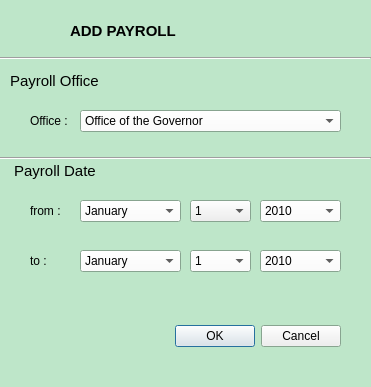
<?xml version="1.0" encoding="UTF-8"?>
<ui version="4.0">
 <class>Dialog</class>
 <widget class="QDialog" name="Dialog">
  <property name="geometry">
   <rect>
    <x>0</x>
    <y>0</y>
    <width>371</width>
    <height>387</height>
   </rect>
  </property>
  <property name="minimumSize">
   <size>
    <width>371</width>
    <height>387</height>
   </size>
  </property>
  <property name="maximumSize">
   <size>
    <width>371</width>
    <height>387</height>
   </size>
  </property>
  <property name="palette">
   <palette>
    <active>
     <colorrole role="Base">
      <brush brushstyle="SolidPattern">
       <color alpha="255">
        <red>255</red>
        <green>255</green>
        <blue>255</blue>
       </color>
      </brush>
     </colorrole>
     <colorrole role="Window">
      <brush brushstyle="SolidPattern">
       <color alpha="255">
        <red>190</red>
        <green>230</green>
        <blue>201</blue>
       </color>
      </brush>
     </colorrole>
    </active>
    <inactive>
     <colorrole role="Base">
      <brush brushstyle="SolidPattern">
       <color alpha="255">
        <red>255</red>
        <green>255</green>
        <blue>255</blue>
       </color>
      </brush>
     </colorrole>
     <colorrole role="Window">
      <brush brushstyle="SolidPattern">
       <color alpha="255">
        <red>190</red>
        <green>230</green>
        <blue>201</blue>
       </color>
      </brush>
     </colorrole>
    </inactive>
    <disabled>
     <colorrole role="Base">
      <brush brushstyle="SolidPattern">
       <color alpha="255">
        <red>190</red>
        <green>230</green>
        <blue>201</blue>
       </color>
      </brush>
     </colorrole>
     <colorrole role="Window">
      <brush brushstyle="SolidPattern">
       <color alpha="255">
        <red>190</red>
        <green>230</green>
        <blue>201</blue>
       </color>
      </brush>
     </colorrole>
    </disabled>
   </palette>
  </property>
  <property name="windowTitle">
   <string>Payroll Record</string>
  </property>
  <widget class="QDialogButtonBox" name="buttonBox">
   <property name="geometry">
    <rect>
     <x>10</x>
     <y>320</y>
     <width>331</width>
     <height>32</height>
    </rect>
   </property>
   <property name="orientation">
    <enum>Qt::Horizontal</enum>
   </property>
   <property name="standardButtons">
    <set>QDialogButtonBox::Cancel|QDialogButtonBox::Ok</set>
   </property>
  </widget>
  <widget class="QLabel" name="label_3">
   <property name="geometry">
    <rect>
     <x>10</x>
     <y>160</y>
     <width>351</width>
     <height>21</height>
    </rect>
   </property>
   <property name="font">
    <font>
     <pointsize>11</pointsize>
    </font>
   </property>
   <property name="text">
    <string> Payroll Date </string>
   </property>
  </widget>
  <widget class="QLabel" name="label_5">
   <property name="geometry">
    <rect>
     <x>70</x>
     <y>20</y>
     <width>351</width>
     <height>21</height>
    </rect>
   </property>
   <property name="font">
    <font>
     <pointsize>11</pointsize>
     <weight>75</weight>
     <bold>true</bold>
    </font>
   </property>
   <property name="text">
    <string>ADD PAYROLL</string>
   </property>
  </widget>
  <widget class="QPushButton" name="logo">
   <property name="geometry">
    <rect>
     <x>10</x>
     <y>10</y>
     <width>41</width>
     <height>41</height>
    </rect>
   </property>
   <property name="text">
    <string/>
   </property>
   <property name="icon">
    <iconset resource="icons.qrc">
     <normaloff>:/icons/xls.png</normaloff>
     <disabledoff>:/icons/xls.png</disabledoff>:/icons/xls.png</iconset>
   </property>
   <property name="iconSize">
    <size>
     <width>30</width>
     <height>30</height>
    </size>
   </property>
   <property name="flat">
    <bool>true</bool>
   </property>
  </widget>
  <widget class="QLabel" name="label_4">
   <property name="geometry">
    <rect>
     <x>30</x>
     <y>200</y>
     <width>91</width>
     <height>21</height>
    </rect>
   </property>
   <property name="font">
    <font>
     <pointsize>9</pointsize>
    </font>
   </property>
   <property name="text">
    <string>from :</string>
   </property>
  </widget>
  <widget class="QComboBox" name="from_month">
   <property name="geometry">
    <rect>
     <x>80</x>
     <y>200</y>
     <width>101</width>
     <height>22</height>
    </rect>
   </property>
   <property name="palette">
    <palette>
     <active>
      <colorrole role="Button">
       <brush brushstyle="SolidPattern">
        <color alpha="255">
         <red>255</red>
         <green>255</green>
         <blue>255</blue>
        </color>
       </brush>
      </colorrole>
      <colorrole role="AlternateBase">
       <brush brushstyle="SolidPattern">
        <color alpha="255">
         <red>255</red>
         <green>255</green>
         <blue>255</blue>
        </color>
       </brush>
      </colorrole>
     </active>
     <inactive>
      <colorrole role="Button">
       <brush brushstyle="SolidPattern">
        <color alpha="255">
         <red>255</red>
         <green>255</green>
         <blue>255</blue>
        </color>
       </brush>
      </colorrole>
      <colorrole role="AlternateBase">
       <brush brushstyle="SolidPattern">
        <color alpha="255">
         <red>255</red>
         <green>255</green>
         <blue>255</blue>
        </color>
       </brush>
      </colorrole>
     </inactive>
     <disabled>
      <colorrole role="Button">
       <brush brushstyle="SolidPattern">
        <color alpha="255">
         <red>255</red>
         <green>255</green>
         <blue>255</blue>
        </color>
       </brush>
      </colorrole>
      <colorrole role="AlternateBase">
       <brush brushstyle="SolidPattern">
        <color alpha="255">
         <red>255</red>
         <green>255</green>
         <blue>255</blue>
        </color>
       </brush>
      </colorrole>
     </disabled>
    </palette>
   </property>
   <item>
    <property name="text">
     <string>January</string>
    </property>
   </item>
   <item>
    <property name="text">
     <string>February</string>
    </property>
   </item>
   <item>
    <property name="text">
     <string>March</string>
    </property>
   </item>
   <item>
    <property name="text">
     <string>April</string>
    </property>
   </item>
   <item>
    <property name="text">
     <string>May</string>
    </property>
   </item>
   <item>
    <property name="text">
     <string>June</string>
    </property>
   </item>
   <item>
    <property name="text">
     <string>July</string>
    </property>
   </item>
   <item>
    <property name="text">
     <string>August</string>
    </property>
   </item>
   <item>
    <property name="text">
     <string>September</string>
    </property>
   </item>
   <item>
    <property name="text">
     <string>October</string>
    </property>
   </item>
   <item>
    <property name="text">
     <string>November</string>
    </property>
   </item>
   <item>
    <property name="text">
     <string>December</string>
    </property>
   </item>
  </widget>
  <widget class="QLabel" name="to_labe">
   <property name="geometry">
    <rect>
     <x>30</x>
     <y>250</y>
     <width>91</width>
     <height>21</height>
    </rect>
   </property>
   <property name="font">
    <font>
     <pointsize>9</pointsize>
    </font>
   </property>
   <property name="text">
    <string>to :</string>
   </property>
  </widget>
  <widget class="QComboBox" name="to_month">
   <property name="geometry">
    <rect>
     <x>80</x>
     <y>250</y>
     <width>101</width>
     <height>22</height>
    </rect>
   </property>
   <property name="palette">
    <palette>
     <active>
      <colorrole role="Button">
       <brush brushstyle="SolidPattern">
        <color alpha="255">
         <red>255</red>
         <green>255</green>
         <blue>255</blue>
        </color>
       </brush>
      </colorrole>
      <colorrole role="AlternateBase">
       <brush brushstyle="SolidPattern">
        <color alpha="255">
         <red>255</red>
         <green>255</green>
         <blue>255</blue>
        </color>
       </brush>
      </colorrole>
     </active>
     <inactive>
      <colorrole role="Button">
       <brush brushstyle="SolidPattern">
        <color alpha="255">
         <red>255</red>
         <green>255</green>
         <blue>255</blue>
        </color>
       </brush>
      </colorrole>
      <colorrole role="AlternateBase">
       <brush brushstyle="SolidPattern">
        <color alpha="255">
         <red>255</red>
         <green>255</green>
         <blue>255</blue>
        </color>
       </brush>
      </colorrole>
     </inactive>
     <disabled>
      <colorrole role="Button">
       <brush brushstyle="SolidPattern">
        <color alpha="255">
         <red>255</red>
         <green>255</green>
         <blue>255</blue>
        </color>
       </brush>
      </colorrole>
      <colorrole role="AlternateBase">
       <brush brushstyle="SolidPattern">
        <color alpha="255">
         <red>255</red>
         <green>255</green>
         <blue>255</blue>
        </color>
       </brush>
      </colorrole>
     </disabled>
    </palette>
   </property>
   <item>
    <property name="text">
     <string>January</string>
    </property>
   </item>
   <item>
    <property name="text">
     <string>February</string>
    </property>
   </item>
   <item>
    <property name="text">
     <string>March</string>
    </property>
   </item>
   <item>
    <property name="text">
     <string>April</string>
    </property>
   </item>
   <item>
    <property name="text">
     <string>May</string>
    </property>
   </item>
   <item>
    <property name="text">
     <string>June</string>
    </property>
   </item>
   <item>
    <property name="text">
     <string>July</string>
    </property>
   </item>
   <item>
    <property name="text">
     <string>August</string>
    </property>
   </item>
   <item>
    <property name="text">
     <string>September</string>
    </property>
   </item>
   <item>
    <property name="text">
     <string>October</string>
    </property>
   </item>
   <item>
    <property name="text">
     <string>November</string>
    </property>
   </item>
   <item>
    <property name="text">
     <string>December</string>
    </property>
   </item>
  </widget>
  <widget class="QComboBox" name="from_year">
   <property name="geometry">
    <rect>
     <x>260</x>
     <y>200</y>
     <width>81</width>
     <height>22</height>
    </rect>
   </property>
   <property name="palette">
    <palette>
     <active>
      <colorrole role="Button">
       <brush brushstyle="SolidPattern">
        <color alpha="255">
         <red>255</red>
         <green>255</green>
         <blue>255</blue>
        </color>
       </brush>
      </colorrole>
      <colorrole role="AlternateBase">
       <brush brushstyle="SolidPattern">
        <color alpha="255">
         <red>255</red>
         <green>255</green>
         <blue>255</blue>
        </color>
       </brush>
      </colorrole>
     </active>
     <inactive>
      <colorrole role="Button">
       <brush brushstyle="SolidPattern">
        <color alpha="255">
         <red>255</red>
         <green>255</green>
         <blue>255</blue>
        </color>
       </brush>
      </colorrole>
      <colorrole role="AlternateBase">
       <brush brushstyle="SolidPattern">
        <color alpha="255">
         <red>255</red>
         <green>255</green>
         <blue>255</blue>
        </color>
       </brush>
      </colorrole>
     </inactive>
     <disabled>
      <colorrole role="Button">
       <brush brushstyle="SolidPattern">
        <color alpha="255">
         <red>255</red>
         <green>255</green>
         <blue>255</blue>
        </color>
       </brush>
      </colorrole>
      <colorrole role="AlternateBase">
       <brush brushstyle="SolidPattern">
        <color alpha="255">
         <red>255</red>
         <green>255</green>
         <blue>255</blue>
        </color>
       </brush>
      </colorrole>
     </disabled>
    </palette>
   </property>
   <item>
    <property name="text">
     <string>2010</string>
    </property>
   </item>
   <item>
    <property name="text">
     <string>2011</string>
    </property>
   </item>
   <item>
    <property name="text">
     <string>2012</string>
    </property>
   </item>
   <item>
    <property name="text">
     <string>2013</string>
    </property>
   </item>
   <item>
    <property name="text">
     <string>2014</string>
    </property>
   </item>
   <item>
    <property name="text">
     <string>2015</string>
    </property>
   </item>
   <item>
    <property name="text">
     <string>2016</string>
    </property>
   </item>
   <item>
    <property name="text">
     <string>2017</string>
    </property>
   </item>
   <item>
    <property name="text">
     <string>2018</string>
    </property>
   </item>
   <item>
    <property name="text">
     <string>2019</string>
    </property>
   </item>
   <item>
    <property name="text">
     <string>2020</string>
    </property>
   </item>
   <item>
    <property name="text">
     <string>2021</string>
    </property>
   </item>
   <item>
    <property name="text">
     <string>2022</string>
    </property>
   </item>
   <item>
    <property name="text">
     <string>2023</string>
    </property>
   </item>
   <item>
    <property name="text">
     <string>2024</string>
    </property>
   </item>
   <item>
    <property name="text">
     <string>2025</string>
    </property>
   </item>
   <item>
    <property name="text">
     <string>2026</string>
    </property>
   </item>
   <item>
    <property name="text">
     <string>2027</string>
    </property>
   </item>
   <item>
    <property name="text">
     <string>2028</string>
    </property>
   </item>
   <item>
    <property name="text">
     <string>2029</string>
    </property>
   </item>
   <item>
    <property name="text">
     <string>2030</string>
    </property>
   </item>
   <item>
    <property name="text">
     <string>2031</string>
    </property>
   </item>
   <item>
    <property name="text">
     <string>2032</string>
    </property>
   </item>
   <item>
    <property name="text">
     <string>2033</string>
    </property>
   </item>
   <item>
    <property name="text">
     <string>2034</string>
    </property>
   </item>
   <item>
    <property name="text">
     <string>2035</string>
    </property>
   </item>
   <item>
    <property name="text">
     <string>2036</string>
    </property>
   </item>
   <item>
    <property name="text">
     <string>2037</string>
    </property>
   </item>
   <item>
    <property name="text">
     <string>2038</string>
    </property>
   </item>
   <item>
    <property name="text">
     <string>2039</string>
    </property>
   </item>
   <item>
    <property name="text">
     <string>2040</string>
    </property>
   </item>
   <item>
    <property name="text">
     <string>2041</string>
    </property>
   </item>
   <item>
    <property name="text">
     <string>2042</string>
    </property>
   </item>
   <item>
    <property name="text">
     <string>2043</string>
    </property>
   </item>
   <item>
    <property name="text">
     <string>2044</string>
    </property>
   </item>
   <item>
    <property name="text">
     <string>2045</string>
    </property>
   </item>
   <item>
    <property name="text">
     <string>2046</string>
    </property>
   </item>
   <item>
    <property name="text">
     <string>2047</string>
    </property>
   </item>
   <item>
    <property name="text">
     <string>2048</string>
    </property>
   </item>
   <item>
    <property name="text">
     <string>2049</string>
    </property>
   </item>
   <item>
    <property name="text">
     <string>2050</string>
    </property>
   </item>
  </widget>
  <widget class="QComboBox" name="to_year">
   <property name="geometry">
    <rect>
     <x>260</x>
     <y>250</y>
     <width>81</width>
     <height>22</height>
    </rect>
   </property>
   <property name="palette">
    <palette>
     <active>
      <colorrole role="Button">
       <brush brushstyle="SolidPattern">
        <color alpha="255">
         <red>255</red>
         <green>255</green>
         <blue>255</blue>
        </color>
       </brush>
      </colorrole>
      <colorrole role="AlternateBase">
       <brush brushstyle="SolidPattern">
        <color alpha="255">
         <red>255</red>
         <green>255</green>
         <blue>255</blue>
        </color>
       </brush>
      </colorrole>
     </active>
     <inactive>
      <colorrole role="Button">
       <brush brushstyle="SolidPattern">
        <color alpha="255">
         <red>255</red>
         <green>255</green>
         <blue>255</blue>
        </color>
       </brush>
      </colorrole>
      <colorrole role="AlternateBase">
       <brush brushstyle="SolidPattern">
        <color alpha="255">
         <red>255</red>
         <green>255</green>
         <blue>255</blue>
        </color>
       </brush>
      </colorrole>
     </inactive>
     <disabled>
      <colorrole role="Button">
       <brush brushstyle="SolidPattern">
        <color alpha="255">
         <red>255</red>
         <green>255</green>
         <blue>255</blue>
        </color>
       </brush>
      </colorrole>
      <colorrole role="AlternateBase">
       <brush brushstyle="SolidPattern">
        <color alpha="255">
         <red>255</red>
         <green>255</green>
         <blue>255</blue>
        </color>
       </brush>
      </colorrole>
     </disabled>
    </palette>
   </property>
   <item>
    <property name="text">
     <string>2010</string>
    </property>
   </item>
   <item>
    <property name="text">
     <string>2011</string>
    </property>
   </item>
   <item>
    <property name="text">
     <string>2012</string>
    </property>
   </item>
   <item>
    <property name="text">
     <string>2013</string>
    </property>
   </item>
   <item>
    <property name="text">
     <string>2014</string>
    </property>
   </item>
   <item>
    <property name="text">
     <string>2015</string>
    </property>
   </item>
   <item>
    <property name="text">
     <string>2016</string>
    </property>
   </item>
   <item>
    <property name="text">
     <string>2017</string>
    </property>
   </item>
   <item>
    <property name="text">
     <string>2018</string>
    </property>
   </item>
   <item>
    <property name="text">
     <string>2019</string>
    </property>
   </item>
   <item>
    <property name="text">
     <string>2020</string>
    </property>
   </item>
   <item>
    <property name="text">
     <string>2021</string>
    </property>
   </item>
   <item>
    <property name="text">
     <string>2022</string>
    </property>
   </item>
   <item>
    <property name="text">
     <string>2023</string>
    </property>
   </item>
   <item>
    <property name="text">
     <string>2024</string>
    </property>
   </item>
   <item>
    <property name="text">
     <string>2025</string>
    </property>
   </item>
   <item>
    <property name="text">
     <string>2026</string>
    </property>
   </item>
   <item>
    <property name="text">
     <string>2027</string>
    </property>
   </item>
   <item>
    <property name="text">
     <string>2028</string>
    </property>
   </item>
   <item>
    <property name="text">
     <string>2029</string>
    </property>
   </item>
   <item>
    <property name="text">
     <string>2030</string>
    </property>
   </item>
   <item>
    <property name="text">
     <string>2031</string>
    </property>
   </item>
   <item>
    <property name="text">
     <string>2032</string>
    </property>
   </item>
   <item>
    <property name="text">
     <string>2033</string>
    </property>
   </item>
   <item>
    <property name="text">
     <string>2034</string>
    </property>
   </item>
   <item>
    <property name="text">
     <string>2035</string>
    </property>
   </item>
   <item>
    <property name="text">
     <string>2036</string>
    </property>
   </item>
   <item>
    <property name="text">
     <string>2037</string>
    </property>
   </item>
   <item>
    <property name="text">
     <string>2038</string>
    </property>
   </item>
   <item>
    <property name="text">
     <string>2039</string>
    </property>
   </item>
   <item>
    <property name="text">
     <string>2040</string>
    </property>
   </item>
   <item>
    <property name="text">
     <string>2041</string>
    </property>
   </item>
   <item>
    <property name="text">
     <string>2042</string>
    </property>
   </item>
   <item>
    <property name="text">
     <string>2043</string>
    </property>
   </item>
   <item>
    <property name="text">
     <string>2044</string>
    </property>
   </item>
   <item>
    <property name="text">
     <string>2045</string>
    </property>
   </item>
   <item>
    <property name="text">
     <string>2046</string>
    </property>
   </item>
   <item>
    <property name="text">
     <string>2047</string>
    </property>
   </item>
   <item>
    <property name="text">
     <string>2048</string>
    </property>
   </item>
   <item>
    <property name="text">
     <string>2049</string>
    </property>
   </item>
   <item>
    <property name="text">
     <string>2050</string>
    </property>
   </item>
  </widget>
  <widget class="QComboBox" name="from_day">
   <property name="geometry">
    <rect>
     <x>190</x>
     <y>200</y>
     <width>61</width>
     <height>22</height>
    </rect>
   </property>
   <property name="palette">
    <palette>
     <active>
      <colorrole role="AlternateBase">
       <brush brushstyle="SolidPattern">
        <color alpha="255">
         <red>255</red>
         <green>255</green>
         <blue>255</blue>
        </color>
       </brush>
      </colorrole>
     </active>
     <inactive>
      <colorrole role="AlternateBase">
       <brush brushstyle="SolidPattern">
        <color alpha="255">
         <red>255</red>
         <green>255</green>
         <blue>255</blue>
        </color>
       </brush>
      </colorrole>
     </inactive>
     <disabled>
      <colorrole role="AlternateBase">
       <brush brushstyle="SolidPattern">
        <color alpha="255">
         <red>255</red>
         <green>255</green>
         <blue>255</blue>
        </color>
       </brush>
      </colorrole>
     </disabled>
    </palette>
   </property>
   <item>
    <property name="text">
     <string>1</string>
    </property>
   </item>
   <item>
    <property name="text">
     <string>2</string>
    </property>
   </item>
   <item>
    <property name="text">
     <string>3</string>
    </property>
   </item>
   <item>
    <property name="text">
     <string>4</string>
    </property>
   </item>
   <item>
    <property name="text">
     <string>5</string>
    </property>
   </item>
   <item>
    <property name="text">
     <string>6</string>
    </property>
   </item>
   <item>
    <property name="text">
     <string>7</string>
    </property>
   </item>
   <item>
    <property name="text">
     <string>8</string>
    </property>
   </item>
   <item>
    <property name="text">
     <string>9</string>
    </property>
   </item>
   <item>
    <property name="text">
     <string>10</string>
    </property>
   </item>
   <item>
    <property name="text">
     <string>11</string>
    </property>
   </item>
   <item>
    <property name="text">
     <string>12</string>
    </property>
   </item>
   <item>
    <property name="text">
     <string>13</string>
    </property>
   </item>
   <item>
    <property name="text">
     <string>14</string>
    </property>
   </item>
   <item>
    <property name="text">
     <string>15</string>
    </property>
   </item>
   <item>
    <property name="text">
     <string>16</string>
    </property>
   </item>
   <item>
    <property name="text">
     <string>17</string>
    </property>
   </item>
   <item>
    <property name="text">
     <string>18</string>
    </property>
   </item>
   <item>
    <property name="text">
     <string>19</string>
    </property>
   </item>
   <item>
    <property name="text">
     <string>20</string>
    </property>
   </item>
   <item>
    <property name="text">
     <string>21</string>
    </property>
   </item>
   <item>
    <property name="text">
     <string>22</string>
    </property>
   </item>
   <item>
    <property name="text">
     <string>23</string>
    </property>
   </item>
   <item>
    <property name="text">
     <string>24</string>
    </property>
   </item>
   <item>
    <property name="text">
     <string>25</string>
    </property>
   </item>
   <item>
    <property name="text">
     <string>26</string>
    </property>
   </item>
   <item>
    <property name="text">
     <string>27</string>
    </property>
   </item>
   <item>
    <property name="text">
     <string>28</string>
    </property>
   </item>
   <item>
    <property name="text">
     <string>29</string>
    </property>
   </item>
   <item>
    <property name="text">
     <string>30</string>
    </property>
   </item>
   <item>
    <property name="text">
     <string>31</string>
    </property>
   </item>
  </widget>
  <widget class="QComboBox" name="to_day">
   <property name="geometry">
    <rect>
     <x>190</x>
     <y>250</y>
     <width>61</width>
     <height>22</height>
    </rect>
   </property>
   <property name="palette">
    <palette>
     <active>
      <colorrole role="Button">
       <brush brushstyle="SolidPattern">
        <color alpha="255">
         <red>255</red>
         <green>255</green>
         <blue>255</blue>
        </color>
       </brush>
      </colorrole>
     </active>
     <inactive>
      <colorrole role="Button">
       <brush brushstyle="SolidPattern">
        <color alpha="255">
         <red>255</red>
         <green>255</green>
         <blue>255</blue>
        </color>
       </brush>
      </colorrole>
     </inactive>
     <disabled>
      <colorrole role="Button">
       <brush brushstyle="SolidPattern">
        <color alpha="255">
         <red>255</red>
         <green>255</green>
         <blue>255</blue>
        </color>
       </brush>
      </colorrole>
     </disabled>
    </palette>
   </property>
   <item>
    <property name="text">
     <string>1</string>
    </property>
   </item>
   <item>
    <property name="text">
     <string>2</string>
    </property>
   </item>
   <item>
    <property name="text">
     <string>3</string>
    </property>
   </item>
   <item>
    <property name="text">
     <string>4</string>
    </property>
   </item>
   <item>
    <property name="text">
     <string>5</string>
    </property>
   </item>
   <item>
    <property name="text">
     <string>6</string>
    </property>
   </item>
   <item>
    <property name="text">
     <string>7</string>
    </property>
   </item>
   <item>
    <property name="text">
     <string>8</string>
    </property>
   </item>
   <item>
    <property name="text">
     <string>9</string>
    </property>
   </item>
   <item>
    <property name="text">
     <string>10</string>
    </property>
   </item>
   <item>
    <property name="text">
     <string>11</string>
    </property>
   </item>
   <item>
    <property name="text">
     <string>12</string>
    </property>
   </item>
   <item>
    <property name="text">
     <string>13</string>
    </property>
   </item>
   <item>
    <property name="text">
     <string>14</string>
    </property>
   </item>
   <item>
    <property name="text">
     <string>15</string>
    </property>
   </item>
   <item>
    <property name="text">
     <string>16</string>
    </property>
   </item>
   <item>
    <property name="text">
     <string>17</string>
    </property>
   </item>
   <item>
    <property name="text">
     <string>18</string>
    </property>
   </item>
   <item>
    <property name="text">
     <string>19</string>
    </property>
   </item>
   <item>
    <property name="text">
     <string>20</string>
    </property>
   </item>
   <item>
    <property name="text">
     <string>21</string>
    </property>
   </item>
   <item>
    <property name="text">
     <string>22</string>
    </property>
   </item>
   <item>
    <property name="text">
     <string>23</string>
    </property>
   </item>
   <item>
    <property name="text">
     <string>24</string>
    </property>
   </item>
   <item>
    <property name="text">
     <string>25</string>
    </property>
   </item>
   <item>
    <property name="text">
     <string>26</string>
    </property>
   </item>
   <item>
    <property name="text">
     <string>27</string>
    </property>
   </item>
   <item>
    <property name="text">
     <string>28</string>
    </property>
   </item>
   <item>
    <property name="text">
     <string>29</string>
    </property>
   </item>
   <item>
    <property name="text">
     <string>30</string>
    </property>
   </item>
   <item>
    <property name="text">
     <string>31</string>
    </property>
   </item>
  </widget>
  <widget class="QLabel" name="label_6">
   <property name="geometry">
    <rect>
     <x>30</x>
     <y>110</y>
     <width>91</width>
     <height>21</height>
    </rect>
   </property>
   <property name="font">
    <font>
     <pointsize>9</pointsize>
    </font>
   </property>
   <property name="text">
    <string>Office : </string>
   </property>
  </widget>
  <widget class="QComboBox" name="office">
   <property name="geometry">
    <rect>
     <x>80</x>
     <y>110</y>
     <width>261</width>
     <height>22</height>
    </rect>
   </property>
   <property name="palette">
    <palette>
     <active>
      <colorrole role="Button">
       <brush brushstyle="SolidPattern">
        <color alpha="255">
         <red>255</red>
         <green>255</green>
         <blue>255</blue>
        </color>
       </brush>
      </colorrole>
      <colorrole role="AlternateBase">
       <brush brushstyle="SolidPattern">
        <color alpha="255">
         <red>255</red>
         <green>255</green>
         <blue>255</blue>
        </color>
       </brush>
      </colorrole>
     </active>
     <inactive>
      <colorrole role="Button">
       <brush brushstyle="SolidPattern">
        <color alpha="255">
         <red>255</red>
         <green>255</green>
         <blue>255</blue>
        </color>
       </brush>
      </colorrole>
      <colorrole role="AlternateBase">
       <brush brushstyle="SolidPattern">
        <color alpha="255">
         <red>255</red>
         <green>255</green>
         <blue>255</blue>
        </color>
       </brush>
      </colorrole>
     </inactive>
     <disabled>
      <colorrole role="Button">
       <brush brushstyle="SolidPattern">
        <color alpha="255">
         <red>255</red>
         <green>255</green>
         <blue>255</blue>
        </color>
       </brush>
      </colorrole>
      <colorrole role="AlternateBase">
       <brush brushstyle="SolidPattern">
        <color alpha="255">
         <red>255</red>
         <green>255</green>
         <blue>255</blue>
        </color>
       </brush>
      </colorrole>
     </disabled>
    </palette>
   </property>
   <item>
    <property name="text">
     <string>Office of the Governor</string>
    </property>
   </item>
   <item>
    <property name="text">
     <string>Office of the Members of the Sangguniang Panlalawigan</string>
    </property>
   </item>
   <item>
    <property name="text">
     <string>Office of the Provincial Accountant </string>
    </property>
   </item>
   <item>
    <property name="text">
     <string>Office of the Provincial Administrator </string>
    </property>
   </item>
   <item>
    <property name="text">
     <string>Office of the Provincial Agriculturist </string>
    </property>
   </item>
   <item>
    <property name="text">
     <string>Office of the Provincial Assessor </string>
    </property>
   </item>
   <item>
    <property name="text">
     <string>Office of the Provincial Budget Officer </string>
    </property>
   </item>
   <item>
    <property name="text">
     <string>Office of the Provincial Cooperative Officer</string>
    </property>
   </item>
   <item>
    <property name="text">
     <string>Office of the Provincial Engineer </string>
    </property>
   </item>
   <item>
    <property name="text">
     <string>Office of the Provincial Environment and Natural Resources Officer </string>
    </property>
   </item>
   <item>
    <property name="text">
     <string>Office of the Provincial General Services Officer </string>
    </property>
   </item>
   <item>
    <property name="text">
     <string>Office of the Provincial Health Officer </string>
    </property>
   </item>
   <item>
    <property name="text">
     <string>Office of the Provincial Human Resource Management Officer</string>
    </property>
   </item>
   <item>
    <property name="text">
     <string>Office of the Provincial Legal Officer </string>
    </property>
   </item>
   <item>
    <property name="text">
     <string>Office of the Provincial Planning and Development Coordinator </string>
    </property>
   </item>
   <item>
    <property name="text">
     <string>Office of the Provincial Social Welfare and Development Officer</string>
    </property>
   </item>
   <item>
    <property name="text">
     <string>Office of the Provincial Tourism Officer</string>
    </property>
   </item>
   <item>
    <property name="text">
     <string>Office of the Provincial Treasurer</string>
    </property>
   </item>
   <item>
    <property name="text">
     <string>Office of the Provincial Veterinarian</string>
    </property>
   </item>
   <item>
    <property name="text">
     <string>Office of the Secretary to the Sangguniang Panlalawigan</string>
    </property>
   </item>
   <item>
    <property name="text">
     <string>Office Provincial Internal Control Officer</string>
    </property>
   </item>
   <item>
    <property name="text">
     <string>Office of the Vice Governor</string>
    </property>
   </item>
   <item>
    <property name="text">
     <string>Office Provincial Internal Control Officer</string>
    </property>
   </item>
   <item>
    <property name="text">
     <string>Donsol District Hospital</string>
    </property>
   </item>
   <item>
    <property name="text">
     <string>Dr. Fernando B. Duran, Sr. Memorial Hospital</string>
    </property>
   </item>
   <item>
    <property name="text">
     <string>Irosin District Hospital</string>
    </property>
   </item>
   <item>
    <property name="text">
     <string>Magallanes Medicare Hospital</string>
    </property>
   </item>
   <item>
    <property name="text">
     <string>Matnog Medicare Hospital</string>
    </property>
   </item>
   <item>
    <property name="text">
     <string>Pantaleon G. Gotladera Memorial Hospital</string>
    </property>
   </item>
   <item>
    <property name="text">
     <string>Prieto Diaz Municipal Hospital</string>
    </property>
   </item>
   <item>
    <property name="text">
     <string>Provincial Library and Information Center</string>
    </property>
   </item>
   <item>
    <property name="text">
     <string>Public Employment Services Office</string>
    </property>
   </item>
   <item>
    <property name="text">
     <string>Salvador R. Encinas District Hospital</string>
    </property>
   </item>
   <item>
    <property name="text">
     <string>Sorsogon Provincial Disaster Risk Reduction Management Office</string>
    </property>
   </item>
   <item>
    <property name="text">
     <string>V.L. Peralta Memorial Hospital</string>
    </property>
   </item>
  </widget>
  <widget class="QLabel" name="label_7">
   <property name="geometry">
    <rect>
     <x>10</x>
     <y>70</y>
     <width>351</width>
     <height>21</height>
    </rect>
   </property>
   <property name="font">
    <font>
     <pointsize>11</pointsize>
    </font>
   </property>
   <property name="text">
    <string>Payroll Office</string>
   </property>
  </widget>
  <widget class="Line" name="line">
   <property name="geometry">
    <rect>
     <x>0</x>
     <y>150</y>
     <width>371</width>
     <height>16</height>
    </rect>
   </property>
   <property name="orientation">
    <enum>Qt::Horizontal</enum>
   </property>
  </widget>
  <widget class="Line" name="line_2">
   <property name="geometry">
    <rect>
     <x>0</x>
     <y>50</y>
     <width>371</width>
     <height>16</height>
    </rect>
   </property>
   <property name="orientation">
    <enum>Qt::Horizontal</enum>
   </property>
  </widget>
 </widget>
 <resources>
  <include location="icons.qrc"/>
 </resources>
 <connections>
  <connection>
   <sender>buttonBox</sender>
   <signal>accepted()</signal>
   <receiver>Dialog</receiver>
   <slot>accept()</slot>
   <hints>
    <hint type="sourcelabel">
     <x>248</x>
     <y>254</y>
    </hint>
    <hint type="destinationlabel">
     <x>157</x>
     <y>274</y>
    </hint>
   </hints>
  </connection>
  <connection>
   <sender>buttonBox</sender>
   <signal>rejected()</signal>
   <receiver>Dialog</receiver>
   <slot>reject()</slot>
   <hints>
    <hint type="sourcelabel">
     <x>316</x>
     <y>260</y>
    </hint>
    <hint type="destinationlabel">
     <x>286</x>
     <y>274</y>
    </hint>
   </hints>
  </connection>
 </connections>
</ui>
